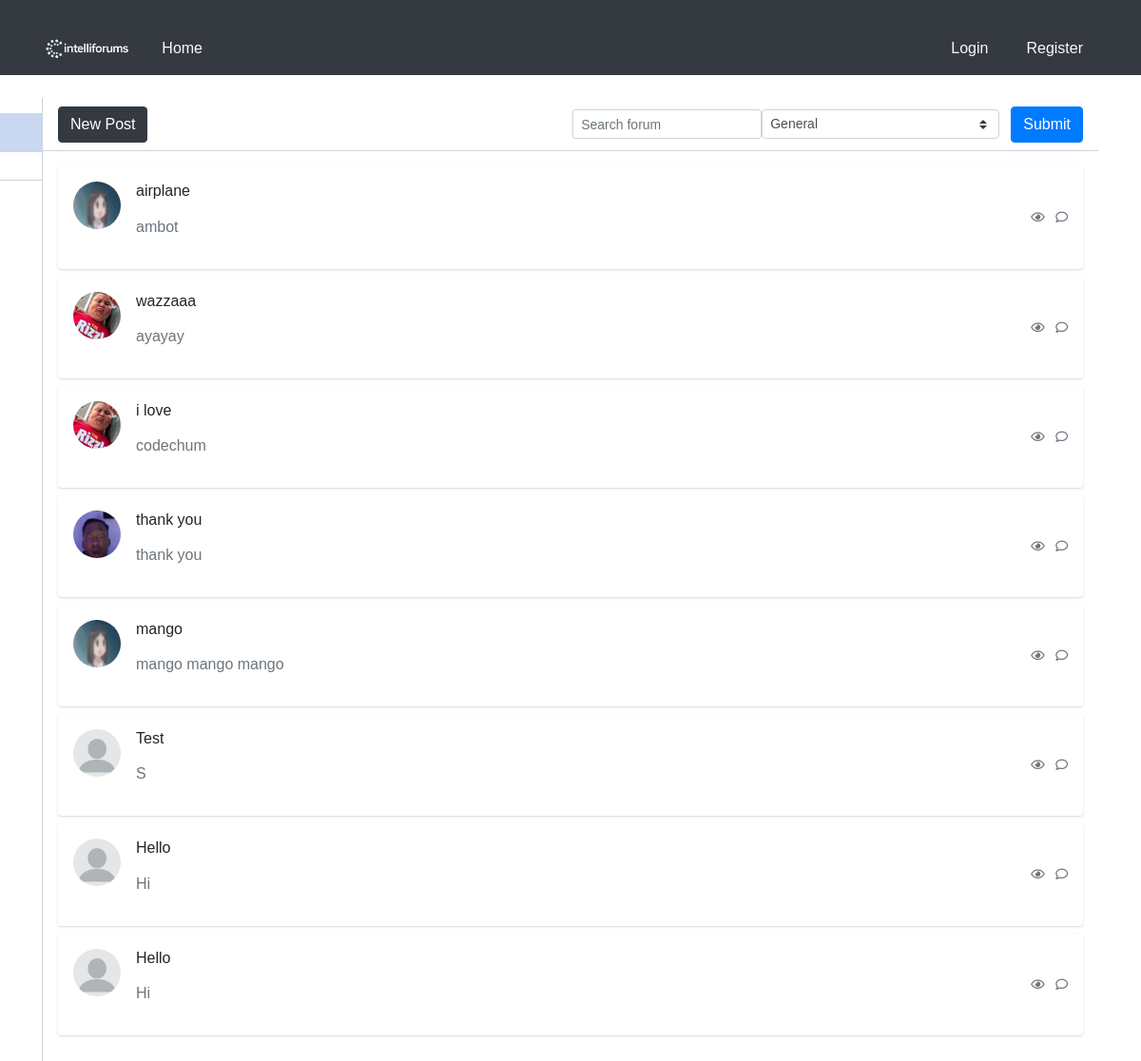
The page /home/0/1/ on the database as committed earlier.
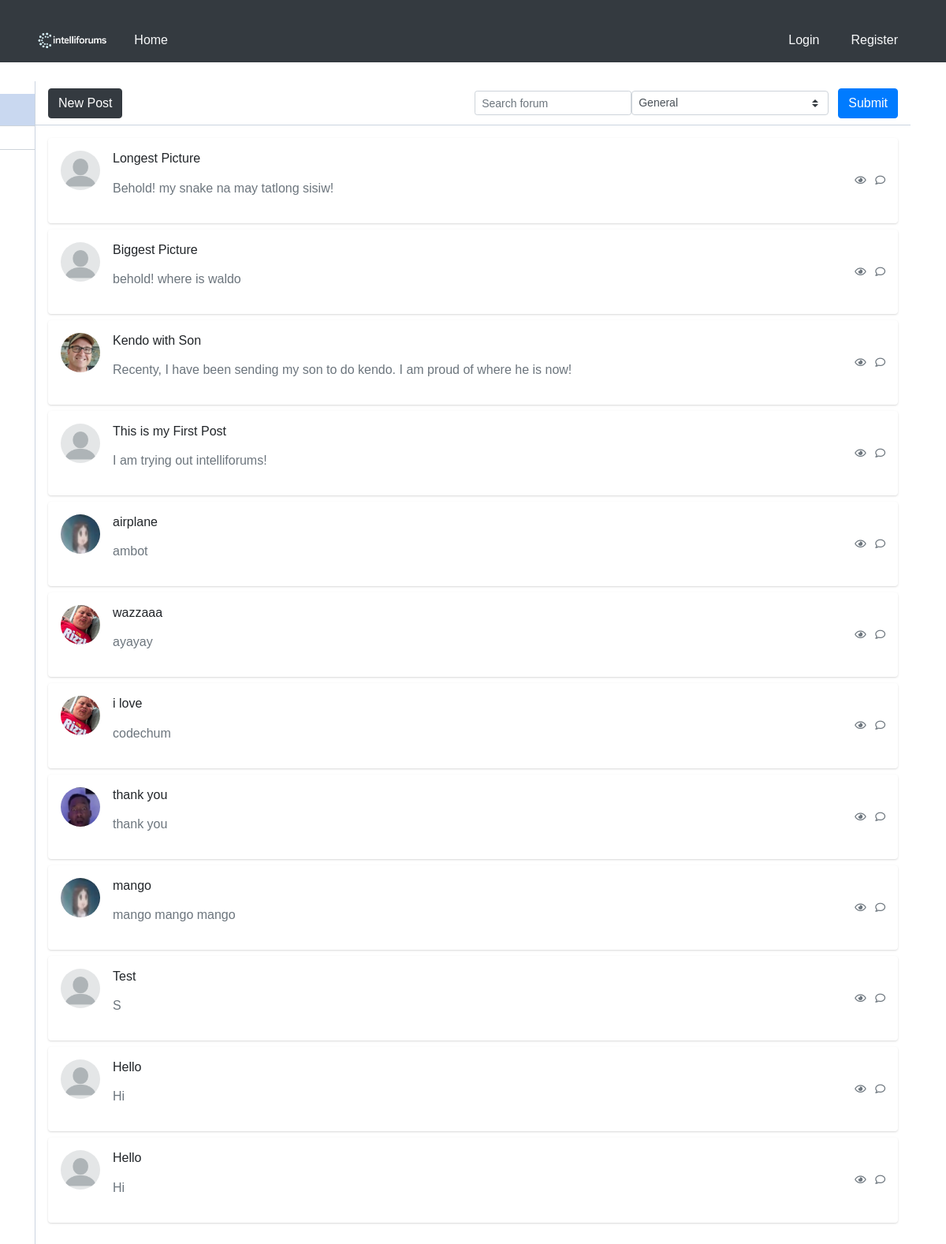
The same page on the database as committed later.
### blog/models.py (models this page shows)
class UserPost(models.Model):
    post_ref = models.ForeignKey(Post, on_delete=models.CASCADE)
    user_ref = models.ForeignKey(User, on_delete=models.CASCADE)
    is_deleted = models.BooleanField(default=False)

### blog/views.py (the view)
# urls.py: path('home/<int:pk>/<int:page_number>/', views.fetch_posts,name='home'),
@csrf_protect
def fetch_posts(request, pk, page_number):
    posts = []
    if request.method == 'POST':
        form = SearchForm(request.POST)
        if form.is_valid():
            substring = form.cleaned_data['content']
            choice = form.cleaned_data['choices']
            posts = _get_page_object(
                Paginator(
                    get_filtered_posts(
                        UserPost.objects.filter(
                                (Q(post_ref__title__icontains=substring) | Q(post_ref__content__icontains=substring)) &
                                Q(is_deleted=False))
                            .filter(id__in=Tag.objects.filter(forum_ref__id=choice)).values(
                                'post_ref__id',
                                'post_ref__user_ref__username',
                                'post_ref__title',
                                'post_ref__content',
                                'post_ref__created_at',
                                'post_ref__user_ref__picture',
                                'id'),
                            )
                    if Forum.objects.filter(id=choice).exists()
                    else get_filtered_posts(
                        UserPost.objects.filter(
                            Q(post_ref__title__icontains=substring) |
                            Q(post_ref__content__icontains=substring) &
                            Q(is_deleted=False)
                        )
                    ),
                    20
                ),
                page_number
            ).object_list
            pk = choice
    else:
        posts = _get_page_object(
            Paginator(
                get_filtered_posts(
                    UserPost.objects.filter(
                        id__in=Tag.objects.filter(forum_ref__id=pk)
                    )
                )
                if Forum.objects.filter(id=pk).exists()
                else get_filtered_posts(UserPost.objects.select_related('post_ref').filter(is_deleted = False))
                , 20
            ), page_number
        ).object_list
    search_form = SearchForm()
    posts = posts[::-1]
    forums = Forum.objects.all()
    return render(request, 'home.html', {
        'posts' : posts,
        'page_number' : page_number,
        'search_form' : search_form,
        'user' : request.user,
        'forums' : forums,
        'forum_pk' : int(pk)
    })

### blog/forms.py
class SearchForm(forms.Form):
    content = forms.CharField(
        widget=forms.TextInput(
            attrs={
                'class' : 'form-control form-control-sm bg-gray-200 border-gray-200 shadow-none mb-4 mt-4',
                'placeholder' : 'Search forum',
            },
        ),
        label="",
    )
    choices = forms.ChoiceField(
        label=""
    )
    def __init__(self, *args, **kwargs):
        super().__init__(*args, **kwargs)
        list_var = [(0, "General")]
        list_var.extend([(forum.id, forum.title) for forum in Forum.objects.all()])
        self.fields['choices'].choices = list_var
        self.fields['choices'].widget.attrs.update({'class': 'custom-select custom-select-sm w-auto mr-1'})

### blog/views.py (called while the page is built)
def get_filtered_posts(_object):
    return _object.values(
        'post_ref__id',
        'post_ref__user_ref__username',
        'post_ref__title',
        'post_ref__content',
        'post_ref__created_at',
        'post_ref__user_ref__picture',
        'user_ref__id',
        'id'
    )

### blog/templates/home.html (shortened to what this page needs)
<!DOCTYPE html>
<html lang="en">
<head>
    {% load static %}
    <link rel="stylesheet" href="{% static 'blog/css/global.css' %}">
    <link rel="stylesheet" href="{% static 'blog/css/home.css' %}">
</head>
<body>
{% include 'header.html' %}
<div class="container">
    <div class="main-body p-0">
        <div class="inner-wrapper">
            {% include 'sidebar.html' %}
            <div class="inner-main">
                <div class="inner-main-header">
                    <button type="button" class="btn btn-dark" onclick= "location.href = '{% url 'new_post' %}'">New Post</button>
                    <span class="input-icon input-icon-sm ml-auto w-auto">
                        <form action="" method="post" class="d-flex align-items-center">
                            {{ search_form }}
                            <button class="btn btn-primary ml-2" type="submit">Submit</button>
                        </form>
                    </span>
                </div>
                <div class="inner-main-body p-2 p-sm-3 collapse forum-content show">
                    {% for post in posts %}
                        <div class="card mb-2" onclick="window.location.href='{% url 'post_detail' pk=post.id page_number=1 %}'" style="cursor: pointer;">
                            <div class="card-body p-2 p-sm-3">
                                <div class="media forum-item">
                                    <a href="#" data-toggle="collapse" data-target=".forum-content">
                                        <img src="/media/{{ post.post_ref__user_ref__picture }}" class="mr-3 rounded-circle" width="50" height="50" alt="User" onclick="event.stopPropagation(); window.location.href='/profile/{{ post.user_ref__id }}/'"/>
                                    </a>
                                    <div class="media-body">
                                        <h6>
                                            <p class="text-body">{{ post.post_ref__title }}</p>
                                        </h6>
                                        <p class="text-secondary">
                                            {{ post.post_ref__content }}
                                        </p>
                                    </div>
                                    <div class="text-muted small text-center align-self-center">
                                        <span class="d-none d-sm-inline-block">
                                            <i class="far fa-eye"></i>
                                        </span>
                                        <span>
                                            <i class="far fa-comment ml-2"></i>
                                        </span>
                                    </div>
                                </div>
                            </div>
                        </div>
                    {% endfor %}
                </div>
            </div>
        </div>
    </div>
</div>
</body>
</html>

Rows that differ between the two databases and show on the page:
added UserPost: post_ref__title "Longest Picture", post_ref__content "Behold! my snake na may tatlong sisiw!"
added UserPost: post_ref__title "Biggest Picture", post_ref__content "behold! where is waldo"
added UserPost: shows a picture, post_ref__title "Kendo with Son", post_ref__content "Recenty, I have been sending my son to do kendo. I am proud of where he is now!"
added UserPost: post_ref__title "This is my First Post", post_ref__content "I am trying out intelliforums!"
